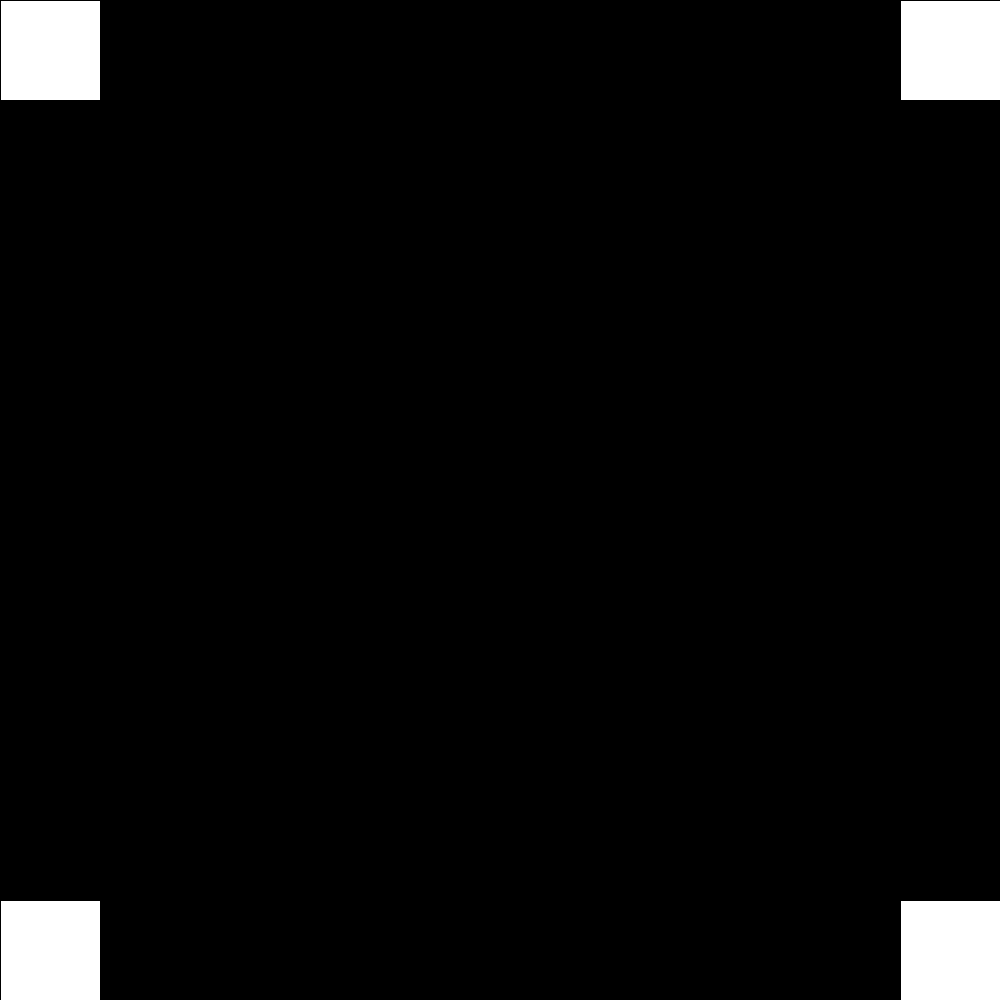
Frame 1 (no input)
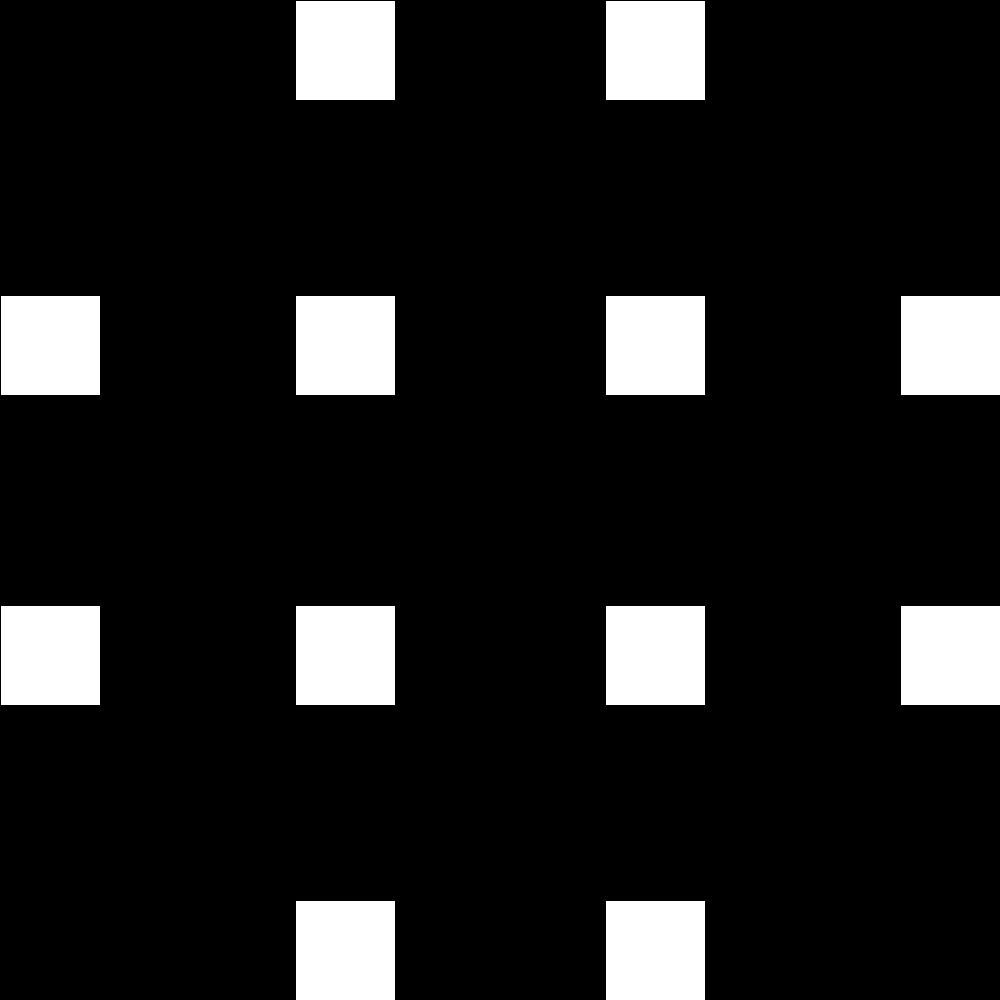
Frame 60 (the mouse pressed at the canvas centre just before this capture)
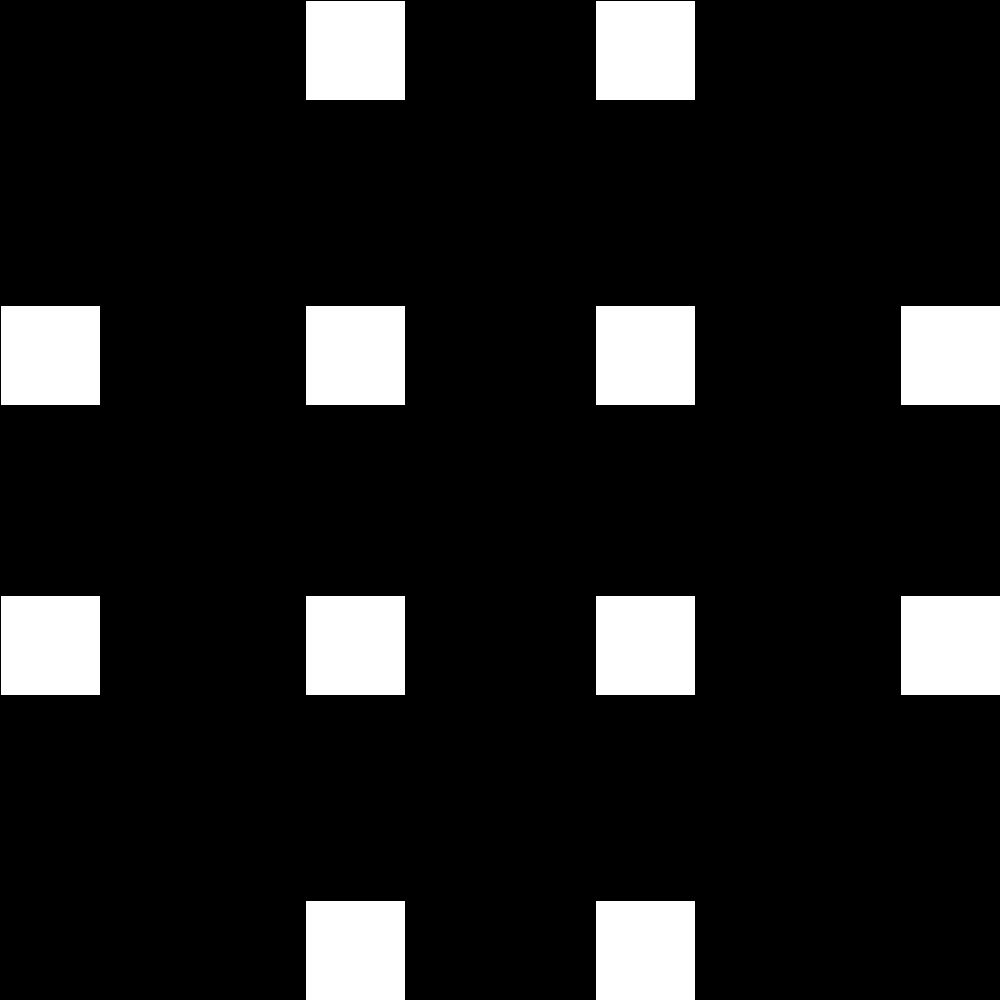
Frame 120 (the mouse held since frame 60 and released just before this capture)

The Processing sketch that drew these frames (run headless with seeded random() and noise(); from frame 60 on, the mouse is pressed at the canvas centre):

// Processing sketch: Jackson_Box_moving_thing
// ── Jackson_Box_moving_thing.pde
int a=0;
void setup()
{
  size(1000, 1000);
  background(0, 0, 0);
}

void draw()
{
  background(0, 0, 0);
  rect(0,a,100,100);
  rect(a,0,100,100);
  rect(a,a,100,100);
  rect(900,a,100,100);
  rect(900-a,0,100,100);
  rect(900-a,a,100,100);
  rect(a,900,100,100);
  rect(0,900-a,100,100);
  rect(a,900-a,100,100);
  rect(900-a,900,100,100);
  rect(900,900-a,100,100);
  rect(900-a,900-a,100,100);
  a=a+5;


  if (a>1000)
  {
    a=0;
  }
  
}
